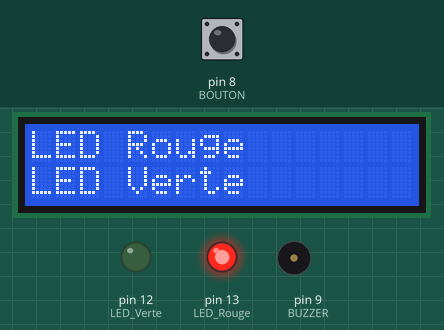
Recording of a sketch running on a simulated Arduino Uno, built with avr-gcc and run on an emulated ATmega328P. On the bench: 16×2 character LCD, output pins drawn as LEDs (lit = HIGH), buzzer (waves = sounding, pin HIGH). The test bench sets the inputs (shaded band); at power-on: pin 8 (BOUTON) HIGH.

Above: at 1.3 s.
1.4 s: pin 8 (BOUTON) pulled LOW for 1 s
At 1.62 s:
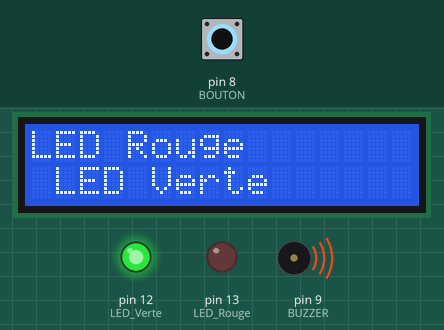
5.4 s: pin 8 (BOUTON) pulled LOW for 3.2 s
At 9.3 s:
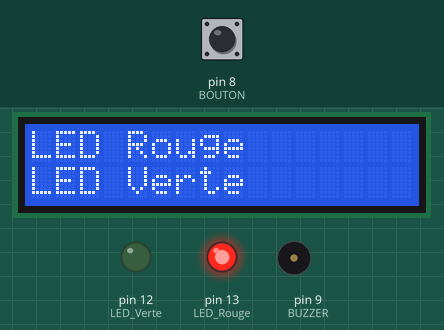
11.6 s: pin 8 (BOUTON) pulled LOW for 1 s
At 12.63 s:
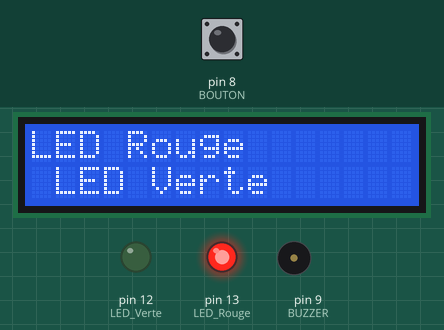
15.6 s: pin 8 (BOUTON) pulled LOW for 0.15 s
At 15.81 s:
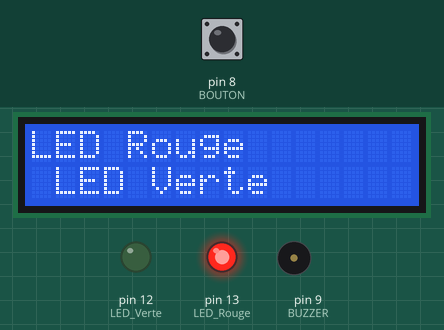
18.7 s: pin 8 (BOUTON) pulled LOW for 3.2 s
At 21.74 s:
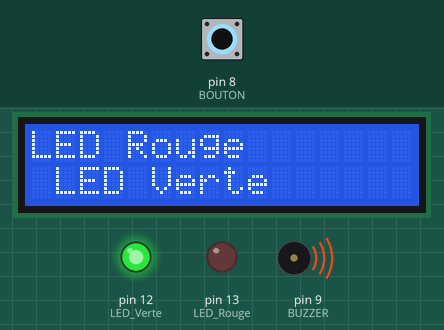
24.9 s: pin 8 (BOUTON) pulled LOW for 1 s
At 26.7 s:
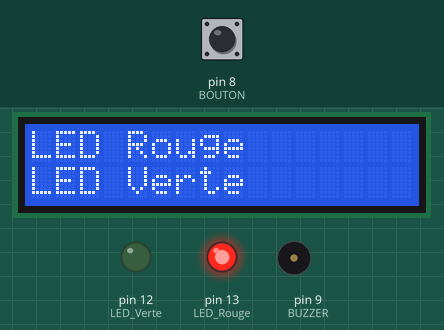
Timing chart, 0 to 28.2 s (numbered marks = the images above; inputs shaded):
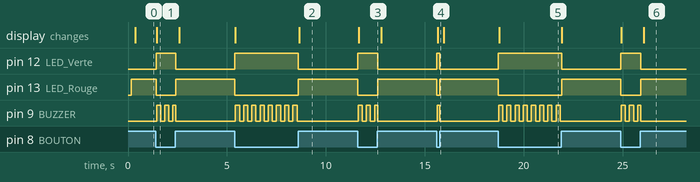

The sketch:

Projet1_apr21a.ino
```cpp
#include <Wire.h>
#include <LiquidCrystal_I2C.h>

const int LED_Rouge = 13;
const int LED_Verte = 12;
const int BOUTON = 8;
const int BUZZER = 9;

unsigned long dernierChangementBuzzer = 0;
int etatBuzzer = LOW;
bool cycleBuzzerActif = false;

LiquidCrystal_I2C lcd(0x27, 16, 2);

void setup() {
  pinMode(LED_Rouge, OUTPUT);
  pinMode(LED_Verte, OUTPUT);
  pinMode(BOUTON, INPUT_PULLUP);
  pinMode(BUZZER, OUTPUT);

  lcd.begin(16,2);
  lcd.backlight();
  lcd.clear();

   delay(100);

  digitalWrite(LED_Rouge, HIGH);
  digitalWrite(LED_Verte, LOW);
  digitalWrite(BUZZER, LOW);


  lcd.setCursor(0, 0);
  lcd.print("LED Rouge");
  lcd.setCursor(0, 1);
  lcd.print(" LED Verte ");

}

void loop() {
  int etatBouton = digitalRead(BOUTON);


  if (etatBouton == LOW) {

    digitalWrite(LED_Rouge, LOW);
    digitalWrite(LED_Verte, HIGH);

    lcd.clear();
    lcd.setCursor(0, 0);
    lcd.print("LED Rouge");
    lcd.setCursor(0, 1);
    lcd.print(" LED Verte ");


    if (!cycleBuzzerActif) {
      cycleBuzzerActif = true;
      etatBuzzer = HIGH;
      digitalWrite(BUZZER, HIGH);
      dernierChangementBuzzer = millis();
    }


    if (cycleBuzzerActif) {
      unsigned long tempsEcoule = millis() - dernierChangementBuzzer;

      if (tempsEcoule >= 200) {

        etatBuzzer = !etatBuzzer;
        digitalWrite(BUZZER, etatBuzzer);
        dernierChangementBuzzer = millis();
      }
    }
  }
  else {

    digitalWrite(LED_Rouge, HIGH);
    digitalWrite(LED_Verte, LOW);
    digitalWrite(BUZZER, LOW);
    cycleBuzzerActif = false;
    etatBuzzer = LOW;

    lcd.clear();
    lcd.setCursor(0, 0);
    lcd.print("LED Rouge");
    lcd.setCursor(0, 1);
    lcd.print("LED Verte");
  }
}
```

Measured:
- after the input at 1.4 s, pin 12 (LED_Verte): LOW → HIGH at once, → LOW 0.99 s later; pin 13 (LED_Rouge): HIGH → LOW at once, → HIGH 0.99 s later; pin 9 (BUZZER): alternates HIGH for 0.21 s and LOW for 0.21 s, 6 changes in all, then stays LOW, starting at once; the display: changes after 0.07 s (image 1)
- after the input at 5.4 s, pin 12 (LED_Verte): LOW → HIGH at once, → LOW 3.2 s later; pin 13 (LED_Rouge): HIGH → LOW at once, → HIGH 3.2 s later; pin 9 (BUZZER): alternates HIGH for 0.21 s and LOW for 0.21 s, 16 changes in all, then stays LOW, starting at once; the display: first changes at once (image 2 shows a later state)
- after the input at 11.6 s, pin 12 (LED_Verte): LOW → HIGH at once, → LOW 1.0 s later; pin 13 (LED_Rouge): HIGH → LOW at once, → HIGH 1.0 s later; pin 9 (BUZZER): alternates HIGH for 0.21 s and LOW for 0.21 s, 6 changes in all, then stays LOW, starting at once; the display: changes after 0.05 s (image 3)
- after the input at 15.6 s, pin 12 (LED_Verte): LOW → HIGH at once, → LOW 0.14 s later; pin 13 (LED_Rouge): HIGH → LOW at once, → HIGH 0.14 s later; pin 9 (BUZZER): LOW → HIGH at once, → LOW 0.12 s later; the display: changes after 0.06 s (image 4)
- after the input at 18.7 s, pin 12 (LED_Verte): LOW → HIGH at once, → LOW 3.2 s later; pin 13 (LED_Rouge): HIGH → LOW at once, → HIGH 3.2 s later; pin 9 (BUZZER): alternates HIGH for 0.21 s and LOW for 0.21 s, 16 changes in all, then stays LOW, starting at once; the display: changes after 0.05 s (image 5)
- after the input at 24.9 s, pin 12 (LED_Verte): LOW → HIGH at once, → LOW 1.0 s later; pin 13 (LED_Rouge): HIGH → LOW at once, → HIGH 1.0 s later; pin 9 (BUZZER): alternates HIGH for 0.21 s and LOW for 0.21 s, 6 changes in all, then stays LOW, starting at once; the display: first changes at once (image 6 shows a later state)
